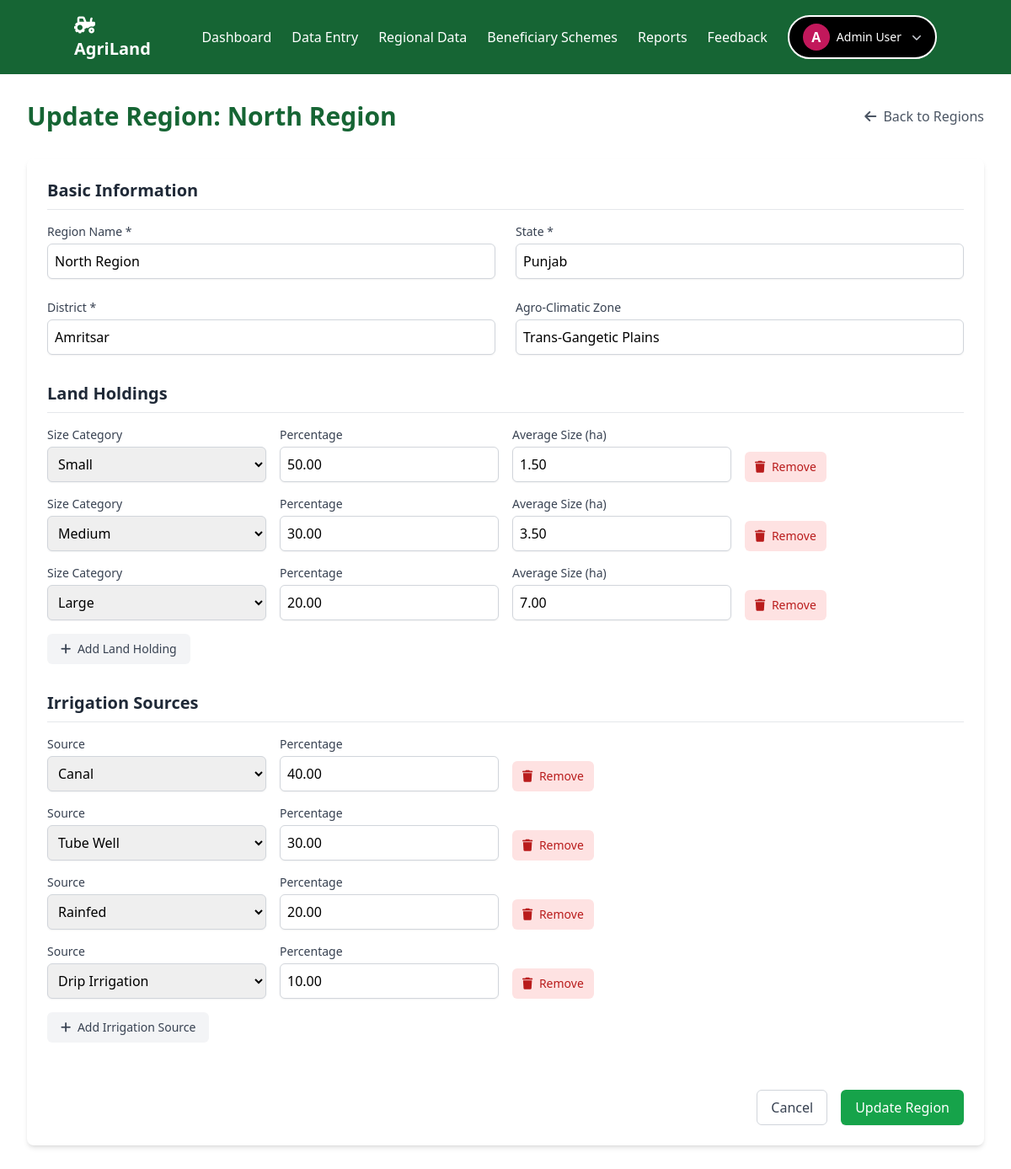
The page /update_region.php?id=1 (signed in) on the database its author committed.
### tables this page shows
CREATE TABLE regions (
    region_id INT AUTO_INCREMENT PRIMARY KEY,
    region_name VARCHAR(50) NOT NULL,
    state VARCHAR(50) NOT NULL,
    district VARCHAR(50) NOT NULL,
    agro_climatic_zone VARCHAR(100)
);

CREATE TABLE land_holdings (
    holding_id INT AUTO_INCREMENT PRIMARY KEY,
    region_id INT NOT NULL,
    size_category ENUM('small', 'medium', 'large') NOT NULL,
    average_size DECIMAL(10,2) NOT NULL,
    percentage DECIMAL(5,2) NOT NULL,
    FOREIGN KEY (region_id) REFERENCES regions(region_id)
);

CREATE TABLE region_irrigation (
    region_id INT NOT NULL,
    source_id INT NOT NULL,
    percentage DECIMAL(5,2) NOT NULL,
    PRIMARY KEY (region_id, source_id),
    FOREIGN KEY (region_id) REFERENCES regions(region_id),
    FOREIGN KEY (source_id) REFERENCES irrigation_sources(source_id)
);

CREATE TABLE irrigation_sources (
    source_id INT AUTO_INCREMENT PRIMARY KEY,
    source_name VARCHAR(50) NOT NULL,
    description TEXT
);

### update_region.php (the view, shortened to what this page needs)
<?php
require_once 'includes/auth.php';
$region_id = intval($_GET['id']);
$region_query = "SELECT * FROM regions WHERE region_id = ?";
$stmt = mysqli_prepare($conn, $region_query);
mysqli_stmt_bind_param($stmt, 'i', $region_id);
mysqli_stmt_execute($stmt);
$result = mysqli_stmt_get_result($stmt);
$region = mysqli_fetch_assoc($result);
$holdings_query = "SELECT * FROM land_holdings WHERE region_id = ?";
$stmt = mysqli_prepare($conn, $holdings_query);
mysqli_stmt_bind_param($stmt, 'i', $region_id);
mysqli_stmt_execute($stmt);
$holdings_result = mysqli_stmt_get_result($stmt);
$irrigation_query = "SELECT ri.*, s.source_name
                     FROM region_irrigation ri
                     JOIN irrigation_sources s ON ri.source_id = s.source_id
                     WHERE ri.region_id = ?";
$stmt = mysqli_prepare($conn, $irrigation_query);
mysqli_stmt_bind_param($stmt, 'i', $region_id);
mysqli_stmt_execute($stmt);
$irrigation_result = mysqli_stmt_get_result($stmt);
$all_sources_query = "SELECT * FROM irrigation_sources ORDER BY source_name";
$all_sources_result = mysqli_query($conn, $all_sources_query);
?>
<?php include 'header.php'; ?>
<main class="flex-1 p-8">
    <div class="max-w-6xl mx-auto">
        <div class="flex justify-between items-center mb-8">
            <h1 class="text-3xl font-bold text-green-800">Update Region: <?php echo htmlspecialchars($region['region_name']); ?></h1>
            <a href="regions.php" class="text-gray-600 hover:text-gray-800">
                <i class="fas fa-arrow-left mr-1"></i> Back to Regions
            </a>
        </div>
        <div class="bg-white rounded-lg shadow-md p-6">
            <form method="POST">
                <div class="space-y-8">
                    <div>
                        <h2 class="text-xl font-semibold text-gray-800 mb-4 border-b pb-2">Basic Information</h2>
                        <div class="grid grid-cols-1 md:grid-cols-2 gap-6">
                            <div>
                                <label for="region_name" class="block text-sm font-medium text-gray-700">Region Name *</label>
                                <input type="text" id="region_name" name="region_name" required
                                    value="<?php echo htmlspecialchars($region['region_name']); ?>"
                                    class="mt-1 block w-full rounded-md border-gray-300 shadow-sm focus:border-green-500 focus:ring focus:ring-green-200 p-2 border">
                            </div>
                            <div>
                                <label for="state" class="block text-sm font-medium text-gray-700">State *</label>
                                <input type="text" id="state" name="state" required
                                    value="<?php echo htmlspecialchars($region['state']); ?>"
                                    class="mt-1 block w-full rounded-md border-gray-300 shadow-sm focus:border-green-500 focus:ring focus:ring-green-200 p-2 border">
                            </div>
                            <div>
                                <label for="district" class="block text-sm font-medium text-gray-700">District *</label>
                                <input type="text" id="district" name="district" required
                                    value="<?php echo htmlspecialchars($region['district']); ?>"
                                    class="mt-1 block w-full rounded-md border-gray-300 shadow-sm focus:border-green-500 focus:ring focus:ring-green-200 p-2 border">
                            </div>
                            <div>
                                <label for="agro_climatic_zone" class="block text-sm font-medium text-gray-700">Agro-Climatic Zone</label>
                                <input type="text" id="agro_climatic_zone" name="agro_climatic_zone"
                                    value="<?php echo htmlspecialchars($region['agro_climatic_zone']); ?>"
                                    class="mt-1 block w-full rounded-md border-gray-300 shadow-sm focus:border-green-500 focus:ring focus:ring-green-200 p-2 border">
                            </div>
                        </div>
                    </div>
                    <div>
                        <h2 class="text-xl font-semibold text-gray-800 mb-4 border-b pb-2">Land Holdings</h2>
                        <div id="land-holdings-container" class="space-y-4">
                            <?php if (mysqli_num_rows($holdings_result) > 0): ?>
                                <?php while ($holding = mysqli_fetch_assoc($holdings_result)): ?>
                                    <div class="grid grid-cols-1 md:grid-cols-4 gap-4 items-end holding-row">
                                        <div>
                                            <label class="block text-sm font-medium text-gray-700">Size Category</label>
                                            <select name="land_holdings[][size_category]" class="mt-1 block w-full rounded-md border-gray-300 shadow-sm focus:border-green-500 focus:ring focus:ring-green-200 p-2 border">
                                                <option value="small" <?php echo $holding['size_category'] === 'small' ? 'selected' : ''; ?>>Small</option>
                                                <option value="medium" <?php echo $holding['size_category'] === 'medium' ? 'selected' : ''; ?>>Medium</option>
                                                <option value="large" <?php echo $holding['size_category'] === 'large' ? 'selected' : ''; ?>>Large</option>
                                            </select>
                                        </div>
                                        <div>
                                            <label class="block text-sm font-medium text-gray-700">Percentage</label>
                                            <input type="number" step="0.01" name="land_holdings[][percentage]"
                                                value="<?php echo htmlspecialchars($holding['percentage']); ?>"
                                                class="mt-1 block w-full rounded-md border-gray-300 shadow-sm focus:border-green-500 focus:ring focus:ring-green-200 p-2 border">
                                        </div>
                                        <div>
                                            <label class="block text-sm font-medium text-gray-700">Average Size (ha)</label>
                                            <input type="number" step="0.01" name="land_holdings[][average_size]"
                                                value="<?php echo htmlspecialchars($holding['average_size']); ?>"
                                                class="mt-1 block w-full rounded-md border-gray-300 shadow-sm focus:border-green-500 focus:ring focus:ring-green-200 p-2 border">
                                        </div>
                                        <div>
                                            <button type="button" class="remove-holding-btn bg-red-100 text-red-700 hover:bg-red-200 px-3 py-2 rounded-md text-sm">
                                                <i class="fas fa-trash mr-1"></i> Remove
                                            </button>
                                        </div>
                                    </div>
                                <?php endwhile; ?>
                            <?php endif; ?>
                        </div>
                        <button type="button" id="add-holding-btn" class="mt-4 bg-gray-100 text-gray-700 hover:bg-gray-200 px-4 py-2 rounded-md text-sm">
                            <i class="fas fa-plus mr-1"></i> Add Land Holding
                        </button>
                    </div>
                    <div>
                        <h2 class="text-xl font-semibold text-gray-800 mb-4 border-b pb-2">Irrigation Sources</h2>
                        <div id="irrigation-container" class="space-y-4">
                            <?php if (mysqli_num_rows($irrigation_result) > 0): ?>
                                <?php while ($irrigation = mysqli_fetch_assoc($irrigation_result)): ?>
                                    <div class="grid grid-cols-1 md:grid-cols-4 gap-4 items-end irrigation-row">
                                        <div>
                                            <label class="block text-sm font-medium text-gray-700">Source</label>
                                            <select name="irrigation[][source_id]" class="mt-1 block w-full rounded-md border-gray-300 shadow-sm focus:border-green-500 focus:ring focus:ring-green-200 p-2 border">
                                                <?php mysqli_data_seek($all_sources_result, 0); ?>
                                                <?php while ($source = mysqli_fetch_assoc($all_sources_result)): ?>
                                                    <option value="<?php echo $source['source_id']; ?>" <?php echo $irrigation['source_id'] == $source['source_id'] ? 'selected' : ''; ?>>
                                                        <?php echo htmlspecialchars($source['source_name']); ?>
                                                    </option>
                                                <?php endwhile; ?>
                                            </select>
                                        </div>
                                        <div>
                                            <label class="block text-sm font-medium text-gray-700">Percentage</label>
                                            <input type="number" step="0.01" name="irrigation[][percentage]"
                                                value="<?php echo htmlspecialchars($irrigation['percentage']); ?>"
                                                class="mt-1 block w-full rounded-md border-gray-300 shadow-sm focus:border-green-500 focus:ring focus:ring-green-200 p-2 border">
                                        </div>
                                        <div class="col-span-2">
                                            <button type="button" class="remove-irrigation-btn bg-red-100 text-red-700 hover:bg-red-200 px-3 py-2 rounded-md text-sm">
                                                <i class="fas fa-trash mr-1"></i> Remove
                                            </button>
                                        </div>
                                    </div>
                                <?php endwhile; ?>
                            <?php endif; ?>
                        </div>
                        <button type="button" id="add-irrigation-btn" class="mt-4 bg-gray-100 text-gray-700 hover:bg-gray-200 px-4 py-2 rounded-md text-sm">
                            <i class="fas fa-plus mr-1"></i> Add Irrigation Source
                        </button>
                    </div>
                    <div class="flex justify-end space-x-4 pt-6">
                        <a href="regions.php" class="px-4 py-2 border border-gray-300 rounded-md text-gray-700 hover:bg-gray-50">
                            Cancel
                        </a>
                        <button type="submit" class="px-4 py-2 border border-transparent rounded-md shadow-sm text-white bg-green-600 hover:bg-green-700 focus:outline-none focus:ring-2 focus:ring-offset-2 focus:ring-green-500">
                            Update Region
                        </button>
                    </div>
                </div>
            </form>
        </div>
    </div>
</main>
</body>
</html>

### rows shown on the page
regions: region_name "North Region", state "Punjab", district "Amritsar", agro_climatic_zone "Trans-Gangetic Plains"
land_holdings: size_category "Small", percentage "50.00", average_size "1.50"
land_holdings: size_category "Medium", percentage "30.00", average_size "3.50"
land_holdings: size_category "Large", percentage "20.00", average_size "7.00"
region_irrigation: source.source_name "Canal", percentage "40.00"
region_irrigation: source.source_name "Tube Well", percentage "30.00"
region_irrigation: source.source_name "Rainfed", percentage "20.00"
region_irrigation: source.source_name "Drip Irrigation", percentage "10.00"

### other values the page prints
$initial "A"
$username "Admin User"
